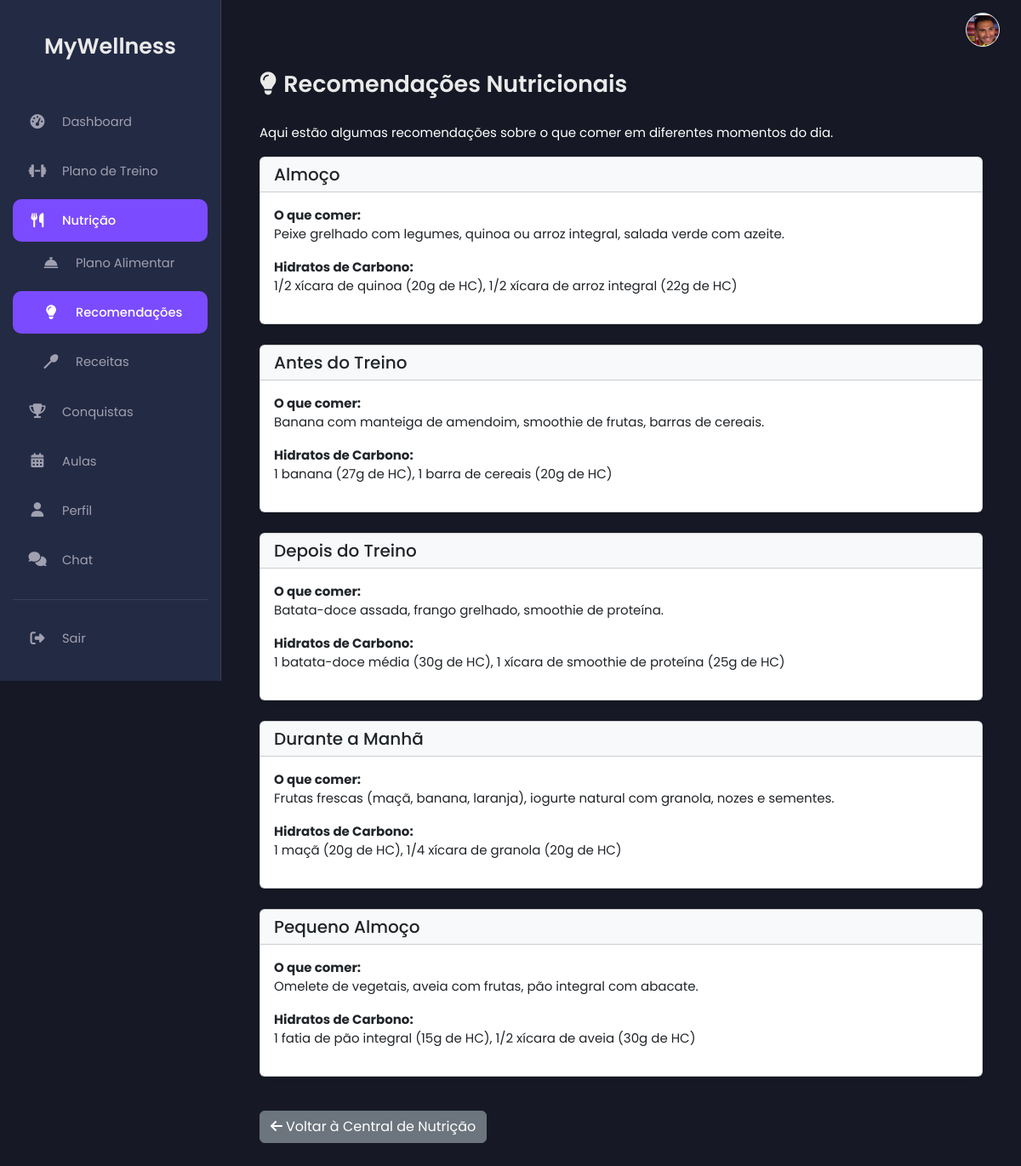
/recommendations_client.php (signed in), run on the app's committed database.
### tables this page shows
CREATE TABLE `recommendations` (
  `id` int(11) NOT NULL,
  `title` varchar(100) NOT NULL,
  `description` text NOT NULL,
  `carbohydrates` text NOT NULL,
  `created_at` timestamp NOT NULL DEFAULT current_timestamp()
);

### recommendations_client.php (the view, shortened to what this page needs)
<?php
include 'db.php';
include 'header.php';
include 'sidebar_client.php';
$recommendations = [];
try {
    $stmt = $pdo->prepare("SELECT * from recommendations ORDER BY title ASC");
    $stmt->execute();
    $recommendations = $stmt->fetchAll();
} catch (PDOException $e) {
    error_log("Erro ao buscar recomendações: " . $e->getMessage());
}
?>
<main class="main-content">
    <div class="container mt-5">
        <h2><i class="fas fa-lightbulb me-2"></i>Recomendações Nutricionais</h2>
        <p class="text-muted" style="color: white !important;">Aqui estão algumas recomendações sobre o que comer em diferentes momentos do dia.</p>
        <?php if (!empty($recommendations)): ?>
            <?php foreach ($recommendations as $recommendation): ?>
                <div class="card shadow-sm mb-4">
                    <div class="card-header bg-light"><h5 class="mb-0 text-dark"><?= htmlspecialchars($recommendation['title']) ?></h5></div>
                    <div class="card-body">
                        <p><strong>O que comer:</strong><br><?= nl2br(htmlspecialchars($recommendation['description'])) ?></p>
                        <p><strong>Hidratos de Carbono:</strong><br><?= nl2br(htmlspecialchars($recommendation['carbohydrates'])) ?></p>
                    </div>
                </div>
            <?php endforeach; ?>
        <?php else: ?>
            <div class="alert alert-info text-center">Nenhuma recomendação nutricional disponível no momento.</div>
        <?php endif; ?>
        <a href="nutrition_hub.php" class="btn btn-secondary mt-3"><i class="fas fa-arrow-left me-1"></i>Voltar à Central de Nutrição</a>
    </div>
</main>
<?php include 'footer.php'; ?>

### assets/css/dashboard_cliente.css (style rules this page uses)
:root { --bg-dark-primary: #161925; --bg-dark-secondary: #232A44; --text-light: #EAEAEA; --text-muted: #A0A0B0; --accent-color: #7B4BFF; --accent-color-hover: #6a3ffb; --border-color: #3a3f58; --sidebar-width: 260px; --sidebar-width-collapsed: 80px; --font-family: 'Poppins', sans-serif; }
body.dashboard-body { background-color: var(--bg-dark-primary); color: var(--text-light); font-family: var(--font-family); margin: 0; padding: 0; display: flex; min-height: 100vh; font-size: 15px; }
.main-content { margin-left: var(--sidebar-width); padding: 35px 45px; width: calc(100% - var(--sidebar-width)); background-color: var(--bg-dark-primary); transition: margin-left 0.3s ease, width 0.3s ease; overflow-y: auto; }
.main-content h2 { color: var(--text-light); margin-bottom: 30px; font-weight: 600; font-size: 1.8em; }
.container, .container-fluid, .container-lg, .container-md, .container-sm, .container-xl, .container-xxl { padding-left: 0; padding-right: 0; max-width: 100%; }

### assets/css/personalizacao_chat.css (style rules this page uses)
:root { --chat-bg: #FFFFFF; --chat-text: #000000; --chat-border: #D1D1D6; --chat-messages-bg: #FFFFFF; --chat-input-area-bg: #F8F9FA; --chat-input-bg: #FFFFFF; --chat-placeholder-text: #8A8A8E; --chat-sent-bg: #007AFF; --chat-sent-bg-rgb: 0, 122, 255; --chat-sent-text: #FFFFFF; --chat-received-bg: #E5E5EA; --chat-received-text: #000000; --chat-timestamp-sent: #d1eaff; --chat-timestamp-received: #6c757d; }

### data on the page
recommendations: title "Almoço", description "Peixe grelhado com legumes, quinoa ou arroz integral, salada verde com azeite.", carbohydrates "1/2 xícara de quinoa (20g de HC), 1/2 xícara de arroz integral (22g de HC)"
recommendations: title "Antes do Treino", description "Banana com manteiga de amendoim, smoothie de frutas, barras de cereais.", carbohydrates "1 banana (27g de HC), 1 barra de cereais (20g de HC)"
recommendations: title "Depois do Treino", description "Batata-doce assada, frango grelhado, smoothie de proteína.", carbohydrates "1 batata-doce média (30g de HC), 1 xícara de smoothie de proteína (25g de HC)"
recommendations: title "Durante a Manhã", description "Frutas frescas (maçã, banana, laranja), iogurte natural com granola, nozes e sementes.", carbohydrates "1 maçã (20g de HC), 1/4 xícara de granola (20g de HC)"
recommendations: title "Pequeno Almoço", description "Omelete de vegetais, aveia com frutas, pão integral com abacate.", carbohydrates "1 fatia de pão integral (15g de HC), 1/2 xícara de aveia (30g de HC)"
